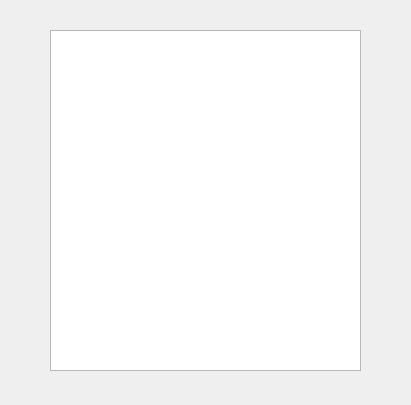
<?xml version="1.0" encoding="UTF-8"?>
<ui version="4.0">
 <class>danzifuFJF</class>
 <widget class="QWidget" name="danzifuFJF">
  <property name="geometry">
   <rect>
    <x>0</x>
    <y>0</y>
    <width>411</width>
    <height>405</height>
   </rect>
  </property>
  <property name="windowTitle">
   <string>Form</string>
  </property>
  <property name="windowIcon">
   <iconset>
    <normaloff>../picture/mylogo2.ico</normaloff>../picture/mylogo2.ico</iconset>
  </property>
  <widget class="QTableView" name="tableView">
   <property name="geometry">
    <rect>
     <x>50</x>
     <y>30</y>
     <width>311</width>
     <height>341</height>
    </rect>
   </property>
  </widget>
 </widget>
 <resources/>
 <connections/>
</ui>
